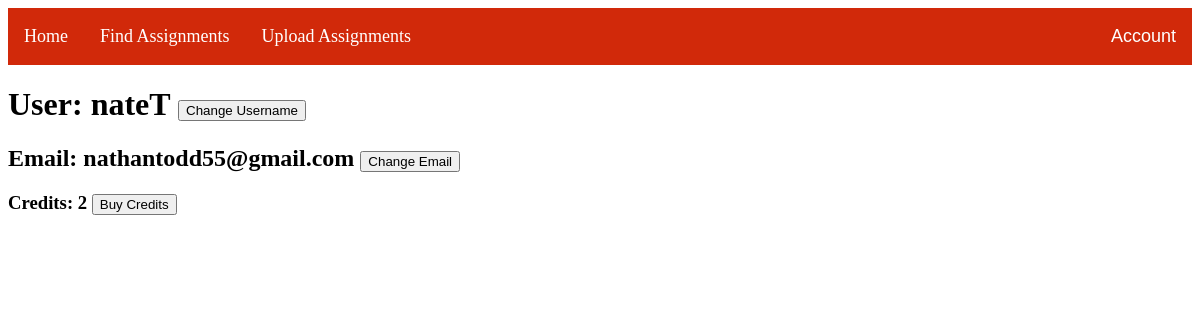
Page /account (signed in) on the earlier database version.
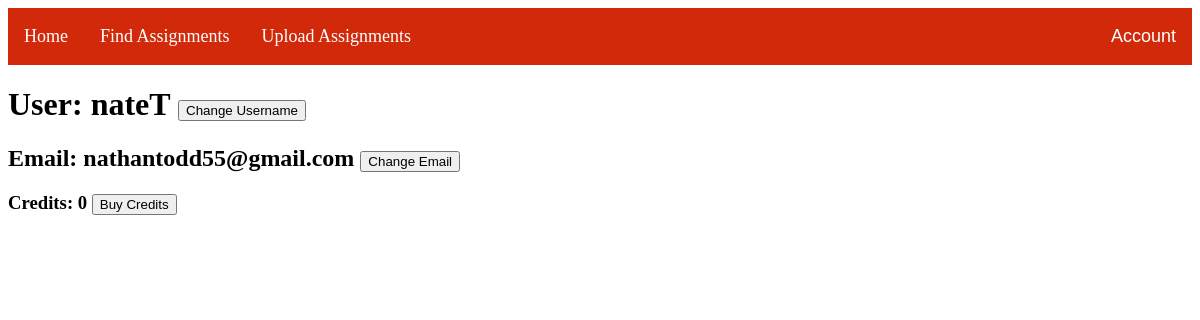
Same page on the later database version.
### app.py (models this page shows)
class User(UserMixin, db.Model):
    id = db.Column(db.Integer, primary_key=True)
    username = db.Column(db.String(20), unique=True, nullable=False)
    password = db.Column(db.String(50), nullable=False)
    email = db.Column(db.String(50), nullable=False)
    credits = db.Column(db.Integer, default=0, nullable=False)
    admin = db.Column(db.Boolean, default=False, nullable=False)

### app.py (the view)
@app.route('/account', methods = ['GET', 'POST'])
@login_required
def account():
    if request.method == 'POST':
        current_user.credits = current_user.credits+1
        db.session.commit()
    if current_user.admin == 1:
        data = [{
            'creds':current_user.credits,
            'email': current_user.email,
            'username': current_user.username,
            'isAdmin': True
        }]
        return render_template('account.html', data = data, admin = 1)
    else:
        data = [{
        'creds': current_user.credits,
        'email' : current_user.email,
        'username' : current_user.username
        }]
        return render_template('account.html', data = data)

### app.py (called while the page is built)
@login_manager.user_loader
def load_user(uid):
    return User.query.get(uid)

### templates/account.html (shortened to what this page needs)
{% extends "base.html" %}
{% block content %}
{% for item in data %}
    <h1 class = "dispname">User: {{ item.username }} <button onclick = "location.href = '/updateName'">Change Username</button> </h1>
    <h2 class = "dispemail">Email: {{ item.email }} <button onclick = "location.href = '/updateEmail'">Change Email</button> </h2>
    <h3 class = "dispcreds">Credits: {{ item.creds }} <button onclick = "location.href = '/credits'">Buy Credits</button> </h3>
{% endfor %}
{% endblock %}

### templates/base.html (shortened to what this page needs)
<html>
{% if current_user.is_authenticated %}
  <body>
    <nav>
      <ul>
        <li><a href='/'>Home</a></li>
        <li><a href='/search'>Find Assignments</a></li>
        <li><a href='/upload'>Upload Assignments</a></li>
          <div class="dropdown">
            <button class="dropbtn">Account
            </button>
          </div>
        </ul>
    </nav>
{% endif %}
  <link href="static/style.css" rel="stylesheet">
    {% block content %}
    {% endblock %}
  </body>
</html>

### static/style.css (style rules this page uses)
ul { list-style-type: none; margin: 0; padding: 0; overflow: hidden; background-color: #d1290a; }
li { float: left; }
li a { display: block; color: white; text-align: center; padding: 18px 16px; text-decoration: none; font-size: 18px; }
.dropdown { float: left; overflow: hidden; float: right; }
.dropdown .dropbtn { font-size: 18px; color: white; background-color: #d1290a; border: none; padding: 18px 16px; }

Differences in the rows shown:
changed User "nateT": creds "2" → "0"
